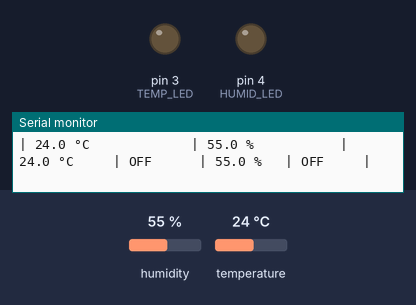
Bench run of a sketch on a simulated Arduino Uno, built with avr-gcc and run on an emulated ATmega328P. Parts: output pins drawn as LEDs (lit = HIGH), the last lines printed to the serial monitor. Inputs (shaded band) come from the test bench; at power-on: humidity 55 %, temperature 24 °C.

Above: at 11.6 s.
11.7 s: humidity set to 58 %
13.8 s: humidity set to 61 %
At 15.5 s:
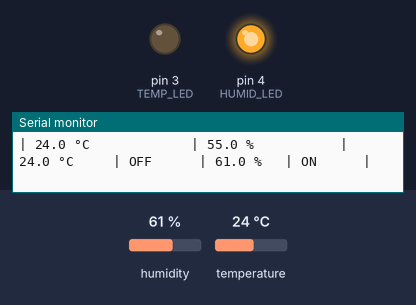
16.1 s: temperature set to 27 °C
17.9 s: temperature set to 30 °C
At 19.6 s:
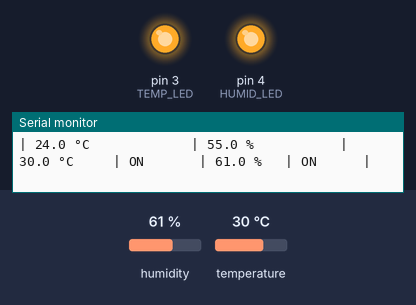
20.3 s: humidity set to 22 %
At 21.6 s:
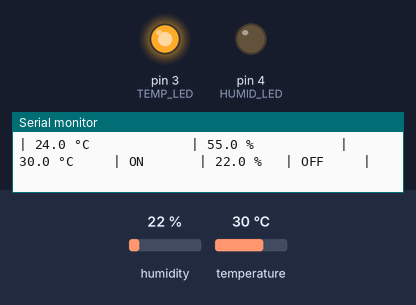
22.4 s: humidity set to 68 %
At 23.6 s:
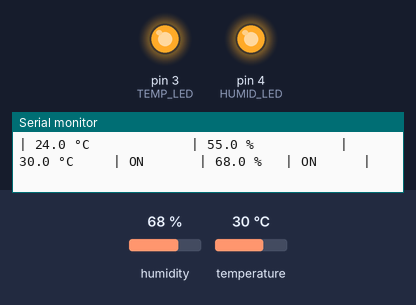
Timing chart, 0 to 25.4 s (numbered marks = the images above; inputs shaded):
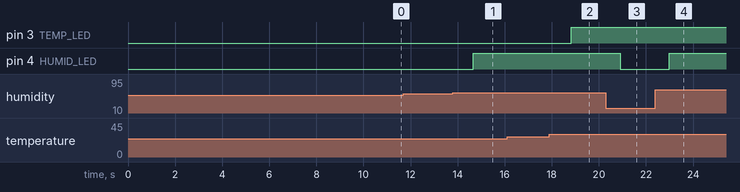

The sketch:

code_01.ino
```cpp
#include <DHT.h>

// Definições do sensor de temperatura/humidade
#define DHTPIN 2    // Pino onde o sensor DHT está conectado
#define DHTTYPE DHT11 // Tipo do sensor (DHT11 ou DHT22)

// Inicialização do sensor
DHT dht(DHTPIN, DHTTYPE);

// Definições dos LEDs
#define TEMP_LED 3   // LED para o sensor de temperatura
#define HUMID_LED 4  // LED para o sensor de umidade

// Variáveis para armazenar os valores iniciais
float initialTemp = 0.0;
float initialHumidity = 0.0;

// Variável para controlar a exibição do cabeçalho
int rowCount = 0;

void setup() {
  // Inicialização do monitor serial
  Serial.begin(9600);
  Serial.println("Iniciando o sistema...");

  // Inicialização do sensor DHT
  dht.begin();

  // Configuração dos LEDs como saída
  pinMode(TEMP_LED, OUTPUT);
  pinMode(HUMID_LED, OUTPUT);

  // Calcular médias para valores iniciais
  Serial.println("Calculando os valores iniciais...");
  int numReadings = 0;
  float tempSum = 0.0;
  float humiditySum = 0.0;

  unsigned long startTime = millis();
  while (millis() - startTime < 10000) { // Loop por 10 segundos
    float temp = dht.readTemperature();
    float humidity = dht.readHumidity();

    if (!isnan(temp) && !isnan(humidity)) { // Adiciona leituras válidas
      tempSum += temp;
      humiditySum += humidity;
      numReadings++;
    }
    delay(500); // Lê a cada 0,5 segundos
  }

  if (numReadings > 0) { // Calcula as médias
    initialTemp = tempSum / numReadings;
    initialHumidity = humiditySum / numReadings;
    Serial.println("Valores iniciais calculados:");
    Serial.print("Temperatura Inicial Média: ");
    Serial.print(initialTemp, 1);
    Serial.println(" °C");
    Serial.print("Humidade Inicial Média: ");
    Serial.print(initialHumidity, 1);
    Serial.println(" %");
  } else {
    Serial.println("Erro: Não foi possível calcular os valores iniciais. Verifique o sensor.");
  }

  // Exibe cabeçalho da tabela
  printHeader();
}

void loop() {
  // Lê os valores atuais de temperatura e humidade
  float currentTemp = dht.readTemperature();
  float currentHumidity = dht.readHumidity();

  // Verifica se as leituras são válidas
  if (isnan(currentTemp) || isnan(currentHumidity)) {
    Serial.println("Erro ao ler os sensores.");
    return;
  }

  // Atualiza os LEDs conforme as condições
  digitalWrite(TEMP_LED, currentTemp >= initialTemp + 5 ? HIGH : LOW);
  digitalWrite(HUMID_LED, currentHumidity >= initialHumidity + 5 ? HIGH : LOW);

  // Exibe os valores na tabela
  Serial.print("| ");
  Serial.print(initialTemp, 1);
  Serial.print(" °C             | ");
  Serial.print(initialHumidity, 1);
  Serial.print(" %           | ");

  Serial.print(currentTemp, 1);
  Serial.print(" °C     | ");
  Serial.print(currentTemp >= initialTemp + 5 ? "ON " : "OFF");
  Serial.print("      | ");
  Serial.print(currentHumidity, 1);
  Serial.print(" %   | ");
  Serial.print(currentHumidity >= initialHumidity + 5 ? "ON " : "OFF");
  Serial.println("     |");

  // Incrementa contador de linhas
  rowCount++;

  // Exibe o cabeçalho a cada 20 linhas para facilitar a leitura
  if (rowCount >= 20) {
    printHeader();
    rowCount = 0;
  }

  // Intervalo entre as leituras (1 segundo)
  delay(1000);
}

void printHeader() {
  Serial.println("+---------------------+------------------+-------------+----------+----------+---------+");
  Serial.println("| Temperatura Inicial | Humidade Inicial | Temperatura | LED Temp | Humidade | LED Hum |");
  Serial.println("+---------------------+------------------+-------------+----------+----------+---------+");
}
```

Measured:
- the behaviour switches between 59 and 60 % on humidity (found by bisection; images 0 and 1)
- the behaviour switches between 28 and 29 °C on temperature (found by bisection; images 1 and 2)
- after the input at 13.8 s, pin 4 (HUMID_LED): LOW → HIGH after 0.86 s
- after the input at 17.9 s, pin 3 (TEMP_LED): LOW → HIGH after 0.92 s
- after the input at 20.3 s, pin 4 (HUMID_LED): HIGH → LOW after 0.60 s
- after the input at 22.4 s, pin 4 (HUMID_LED): LOW → HIGH after 0.58 s
